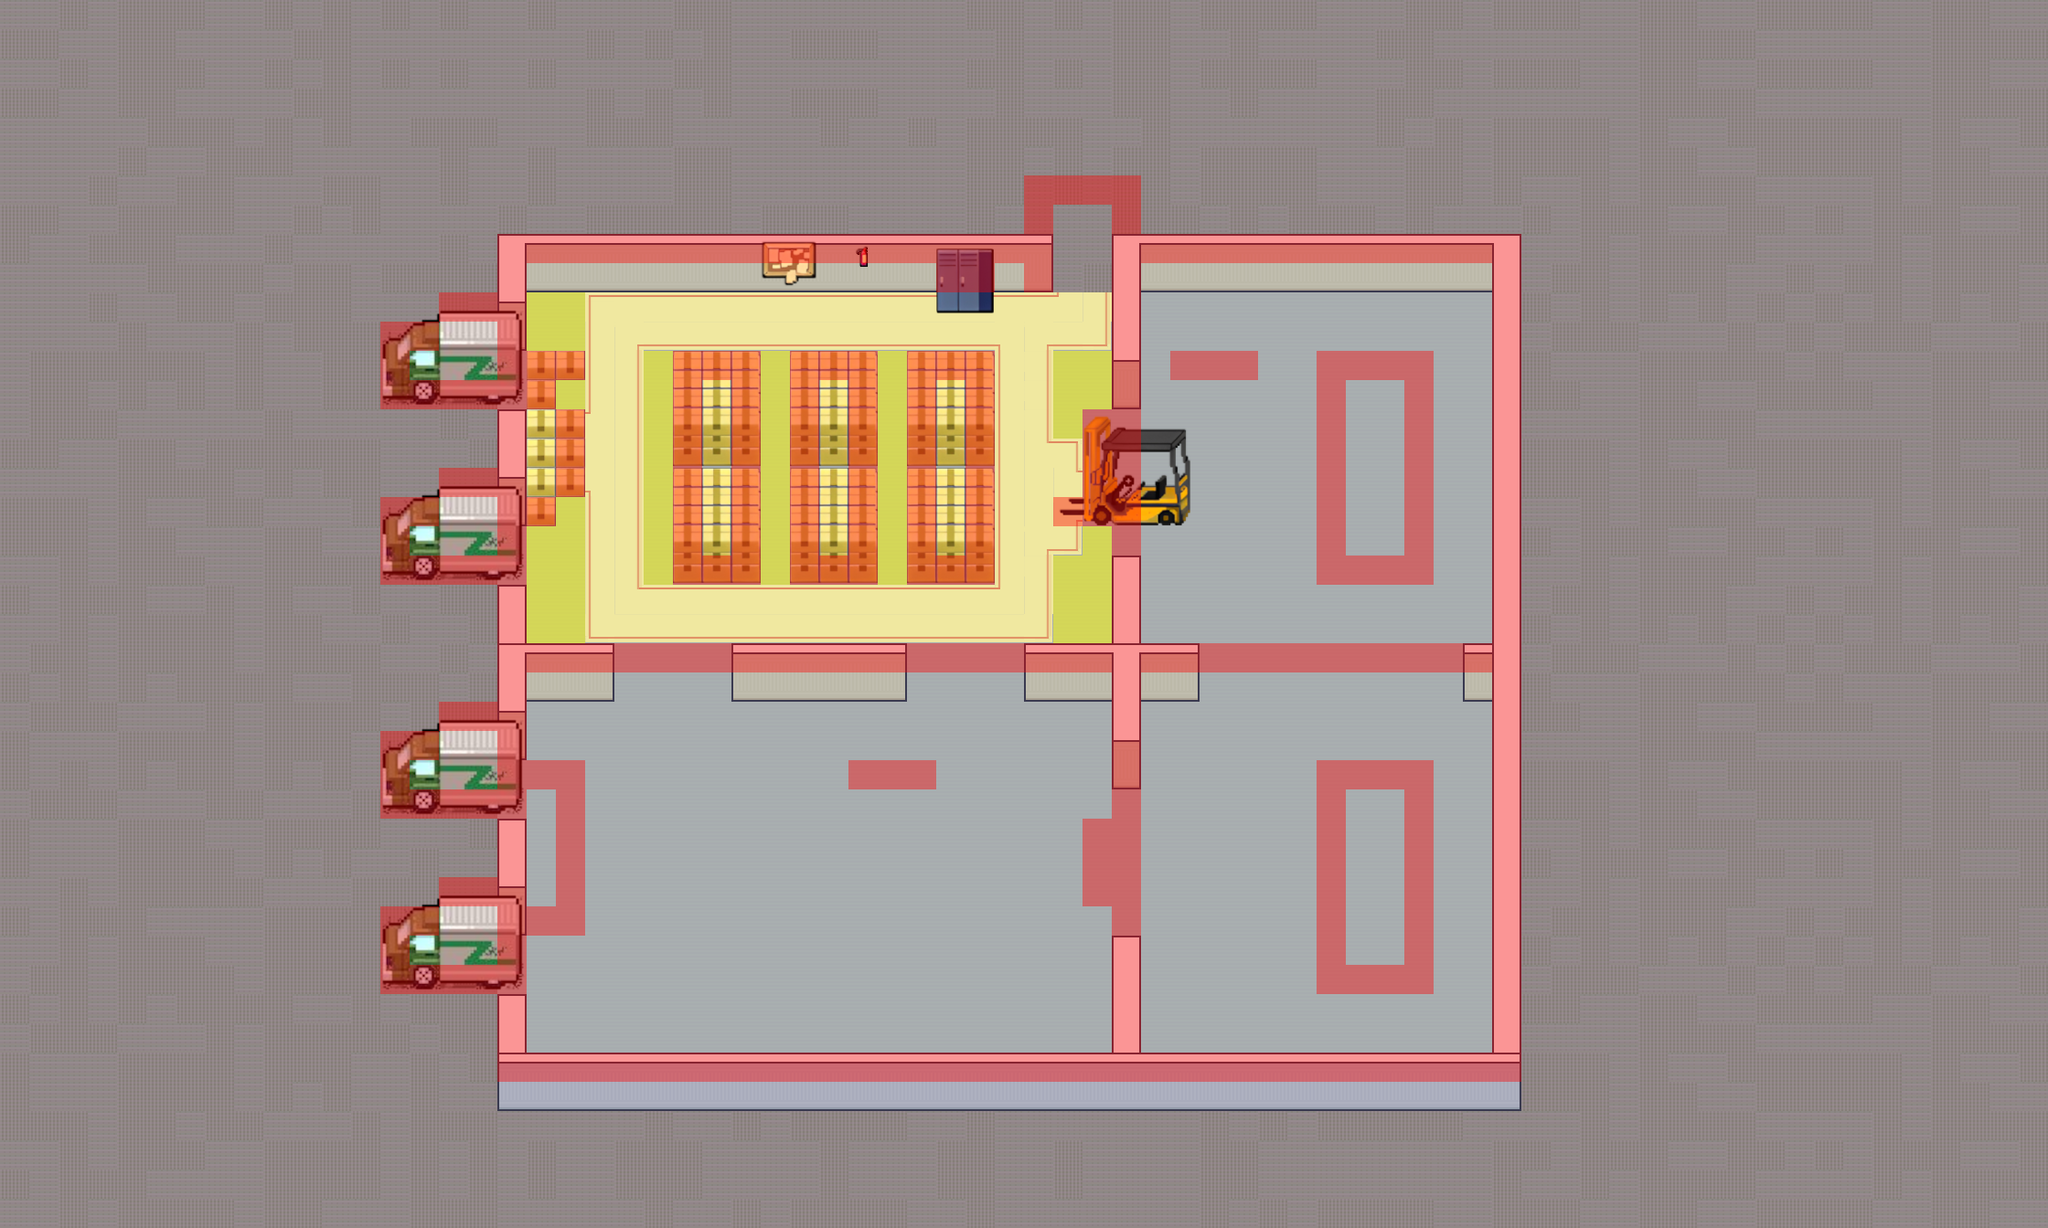

Below is a game level as drawn by its tile map, then a one-line description and the .tmx that defines it (tile-layer data replaced by summaries):
An orthogonal 70x42 tile map with 32x32 px tiles, 11 tile layers (Chão, passagens, caixa por tras, paredes orizontais, ...), 13 hidden layers not drawn, 14 tilesets.

<map version="1.8" tiledversion="1.8.0" orientation="orthogonal" renderorder="right-down" width="70" height="42" tilewidth="32" tileheight="32" infinite="0" nextlayerid="27" nextobjectid="1">
 <editorsettings>
  <export target="MapJson/Mapa.tmj" format="json" />
 </editorsettings>
 <tileset firstgid="1" source="tlesetmap.tsx" />
 <tileset firstgid="392" source="obejtos.tsx" />
 <tileset firstgid="968" source="caixa.tsx" />
 <tileset firstgid="1544" source="caixa3.tsx" />
 <tileset firstgid="2120" source="asdasdasdasdasdasd.tsx" />
 <tileset firstgid="2511" source="caixas definitivo.tsx" />
 <tileset firstgid="3087" source="truck.tsx" />
 <tileset firstgid="4687" source="red.tsx" />
 <tileset firstgid="4723" source="blue.tsx" />
 <tileset firstgid="5348" source="CAixa e Armario.tsx" />
 <tileset firstgid="5924" source="Passagem.tsx" />
 <tileset firstgid="6315" source="solidGreen.tsx" />
 <tileset firstgid="8295" source="SolidYellow.tsx" />
 <tileset firstgid="10275" source="Caixa e Armario1.tsx" />
 <layer id="1" name="Chão" width="70" height="42" locked="1">
  <data>[2940 cells, 2940 non-empty, 6 distinct tile ids]</data>
 </layer>
 <layer id="24" name="passagens" width="70" height="42" locked="1">
  <data>[2940 cells, 104 non-empty, 14 distinct tile ids]</data>
 </layer>
 <layer id="7" name="caixa por tras" width="70" height="42" locked="1">
  <data>[2940 cells, 0 non-empty, 0 distinct tile ids]</data>
 </layer>
 <layer id="2" name="paredes orizontais" width="70" height="42" locked="1">
  <data>[2940 cells, 176 non-empty, 13 distinct tile ids]</data>
 </layer>
 <layer id="3" name="paredes verticais" width="70" height="42" locked="1">
  <data>[2940 cells, 70 non-empty, 12 distinct tile ids]</data>
 </layer>
 <layer id="8" name="caixas" width="70" height="42" locked="1">
  <data>[2940 cells, 0 non-empty, 0 distinct tile ids]</data>
 </layer>
 <layer id="4" name="detalhes" width="70" height="42" locked="1">
  <data>[2940 cells, 106 non-empty, 37 distinct tile ids]</data>
 </layer>
 <layer id="5" name="detalhes 2" width="70" height="42" locked="1">
  <data>[2940 cells, 12 non-empty, 12 distinct tile ids]</data>
 </layer>
 <layer id="9" name="Onibus" width="70" height="42" locked="1">
  <data>[2940 cells, 80 non-empty, 20 distinct tile ids]</data>
 </layer>
 <layer id="21" name="Aviso-0" width="70" height="42" visible="0" locked="1">
  <data>[2940 cells, 4 non-empty, 4 distinct tile ids]</data>
 </layer>
 <layer id="22" name="Aviso-1" width="70" height="42" visible="0" locked="1">
  <data>[2940 cells, 1 non-empty, 1 distinct tile ids]</data>
 </layer>
 <layer id="23" name="Aviso-2" width="70" height="42" visible="0" locked="1">
  <data>[2940 cells, 1 non-empty, 1 distinct tile ids]</data>
 </layer>
 <layer id="10" name="colisions" width="70" height="42" opacity="0.4">
  <data>[2940 cells, 349 non-empty, 1 distinct tile ids]</data>
 </layer>
 <layer id="25" name="Informativo" width="70" height="42" visible="0" locked="1" opacity="0.6">
  <data>[2940 cells, 2 non-empty, 1 distinct tile ids]</data>
 </layer>
 <layer id="26" name="AreasPerigosasa" width="70" height="42" locked="1" opacity="0.5">
  <data>[2940 cells, 50 non-empty, 1 distinct tile ids]</data>
 </layer>
 <layer id="12" name="Task - 0" width="70" height="42" visible="0" locked="1" opacity="0.5">
  <data>[2940 cells, 2 non-empty, 1 distinct tile ids]</data>
 </layer>
 <layer id="13" name="Task - 1" width="70" height="42" visible="0" locked="1" opacity="0.5">
  <data>[2940 cells, 3 non-empty, 2 distinct tile ids]</data>
 </layer>
 <layer id="14" name="Task - 2" width="70" height="42" visible="0" locked="1" opacity="0.5">
  <data>[2940 cells, 2 non-empty, 2 distinct tile ids]</data>
 </layer>
 <layer id="15" name="Task - 3" width="70" height="42" visible="0" locked="1" opacity="0.5">
  <data>[2940 cells, 6 non-empty, 1 distinct tile ids]</data>
 </layer>
 <layer id="16" name="Task - 4" width="70" height="42" visible="0" locked="1" opacity="0.5">
  <data>[2940 cells, 18 non-empty, 1 distinct tile ids]</data>
 </layer>
 <layer id="17" name="Task - 5" width="70" height="42" visible="0" locked="1" opacity="0.5">
  <data>[2940 cells, 18 non-empty, 1 distinct tile ids]</data>
 </layer>
 <layer id="18" name="Task - 6" width="70" height="42" visible="0" locked="1" opacity="0.5">
  <data>[2940 cells, 3 non-empty, 1 distinct tile ids]</data>
 </layer>
 <layer id="19" name="Task - 7" width="70" height="42" visible="0" locked="1" opacity="0.5">
  <data>[2940 cells, 6 non-empty, 1 distinct tile ids]</data>
 </layer>
 <layer id="20" name="Task - 8" width="70" height="42" visible="0" locked="1" opacity="0.5">
  <data>[2940 cells, 12 non-empty, 1 distinct tile ids]</data>
 </layer>
</map>
